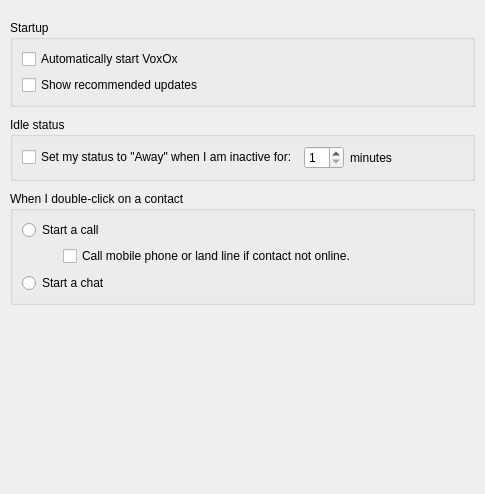
<?xml version="1.0" encoding="UTF-8"?>
<ui version="4.0">
 <class>GeneralSettings</class>
 <widget class="QWidget" name="GeneralSettings">
  <property name="geometry">
   <rect>
    <x>0</x>
    <y>0</y>
    <width>485</width>
    <height>494</height>
   </rect>
  </property>
  <layout class="QVBoxLayout">
   <property name="spacing">
    <number>10</number>
   </property>
   <property name="leftMargin">
    <number>10</number>
   </property>
   <property name="topMargin">
    <number>20</number>
   </property>
   <property name="rightMargin">
    <number>10</number>
   </property>
   <property name="bottomMargin">
    <number>10</number>
   </property>
   <item>
    <widget class="QGroupBox" name="autoStartGroupBox">
     <property name="title">
      <string>Startup</string>
     </property>
     <layout class="QGridLayout">
      <item row="0" column="0">
       <widget class="QCheckBox" name="startWengoPhoneCheckBox">
        <property name="text">
         <string>Automatically start VoxOx</string>
        </property>
       </widget>
      </item>
      <item row="1" column="0">
       <widget class="QCheckBox" name="startShowRecommendedUpdatesCheckBox">
        <property name="text">
         <string>Show recommended updates</string>
        </property>
       </widget>
      </item>
     </layout>
    </widget>
   </item>
   <item>
    <widget class="QGroupBox" name="groupBox_4">
     <property name="title">
      <string>Idle status</string>
     </property>
     <layout class="QGridLayout">
      <item row="0" column="2">
       <widget class="QLabel" name="label">
        <property name="text">
         <string>minutes</string>
        </property>
       </widget>
      </item>
      <item row="0" column="1">
       <widget class="QSpinBox" name="awaySpinBox">
        <property name="maximumSize">
         <size>
          <width>40</width>
          <height>16777215</height>
         </size>
        </property>
        <property name="minimum">
         <number>1</number>
        </property>
       </widget>
      </item>
      <item row="0" column="0">
       <widget class="QCheckBox" name="showAwayCheckBox">
        <property name="text">
         <string>Set my status to &quot;Away&quot; when I am inactive for:</string>
        </property>
       </widget>
      </item>
     </layout>
    </widget>
   </item>
   <item>
    <widget class="QGroupBox" name="groupBox_3">
     <property name="title">
      <string>When I double-click on a contact </string>
     </property>
     <layout class="QGridLayout">
      <item row="2" column="0" colspan="2">
       <layout class="QGridLayout">
        <item row="0" column="0">
         <spacer>
          <property name="orientation">
           <enum>Qt::Horizontal</enum>
          </property>
          <property name="sizeType">
           <enum>QSizePolicy::Fixed</enum>
          </property>
          <property name="sizeHint" stdset="0">
           <size>
            <width>41</width>
            <height>21</height>
           </size>
          </property>
         </spacer>
        </item>
        <item row="0" column="1">
         <widget class="QCheckBox" name="callCellPhoneCheckBox">
          <property name="text">
           <string>Call mobile phone or land line if contact not online.</string>
          </property>
         </widget>
        </item>
       </layout>
      </item>
      <item row="1" column="0">
       <widget class="QRadioButton" name="startFreeCallRadioButton">
        <property name="text">
         <string>Start a call</string>
        </property>
       </widget>
      </item>
      <item row="3" column="0">
       <widget class="QRadioButton" name="startChatOnlyRadioButton">
        <property name="text">
         <string>Start a chat</string>
        </property>
       </widget>
      </item>
     </layout>
    </widget>
   </item>
   <item>
    <spacer>
     <property name="orientation">
      <enum>Qt::Vertical</enum>
     </property>
     <property name="sizeHint" stdset="0">
      <size>
       <width>20</width>
       <height>40</height>
      </size>
     </property>
    </spacer>
   </item>
  </layout>
 </widget>
 <tabstops>
  <tabstop>startWengoPhoneCheckBox</tabstop>
  <tabstop>callCellPhoneCheckBox</tabstop>
  <tabstop>showAwayCheckBox</tabstop>
  <tabstop>awaySpinBox</tabstop>
 </tabstops>
 <resources>
  <include location="../../../../resources/wengophone.qrc"/>
  <include location="../../../../resources/wengophone.qrc"/>
 </resources>
 <connections/>
</ui>
